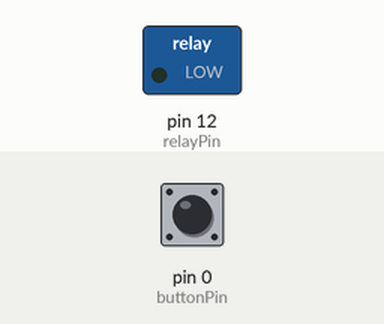
Simulated run of this sketch. Board: Arduino Uno, built with avr-gcc and run on an emulated ATmega328P. Parts: switched loads named in the sketch (green lamp = pin HIGH). The test bench sets the inputs (shaded band); at power-on: pin 0 (buttonPin) LOW.

Above: at 1.2 s.
1.3 s: pin 0 (buttonPin) pulled HIGH for 0.15 s
At 1.37 s:
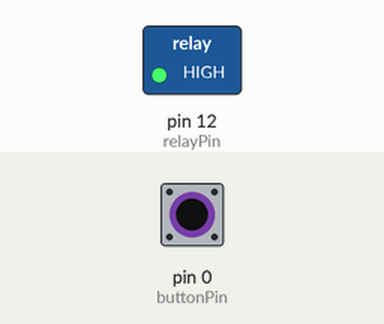
2.9 s: pin 0 (buttonPin) pulled HIGH for 3.2 s
At 6.8 s:
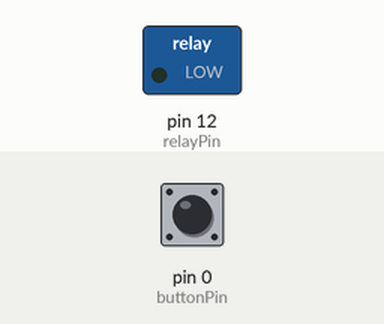
Timing chart, 0 to 8.3 s (numbered marks = the images above; inputs shaded):
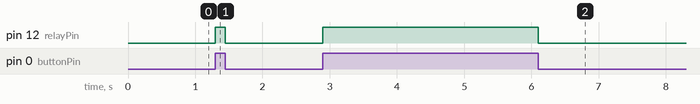

Measured:
- after the input at 1.3 s, pin 12 (relayPin): LOW → HIGH at once, → LOW 0.15 s later
- after the input at 2.9 s, pin 12 (relayPin): LOW → HIGH at once, → LOW 3.2 s later

The sketch:

buttonRelay.ino
```cpp
int buttonPin = 0;
int relayPin = 12;

void setup() {
  pinMode(relayPin, OUTPUT);
  pinMode(buttonPin, INPUT);
}

void loop() {
  digitalWrite(relayPin, digitalRead(buttonPin));
}
```
